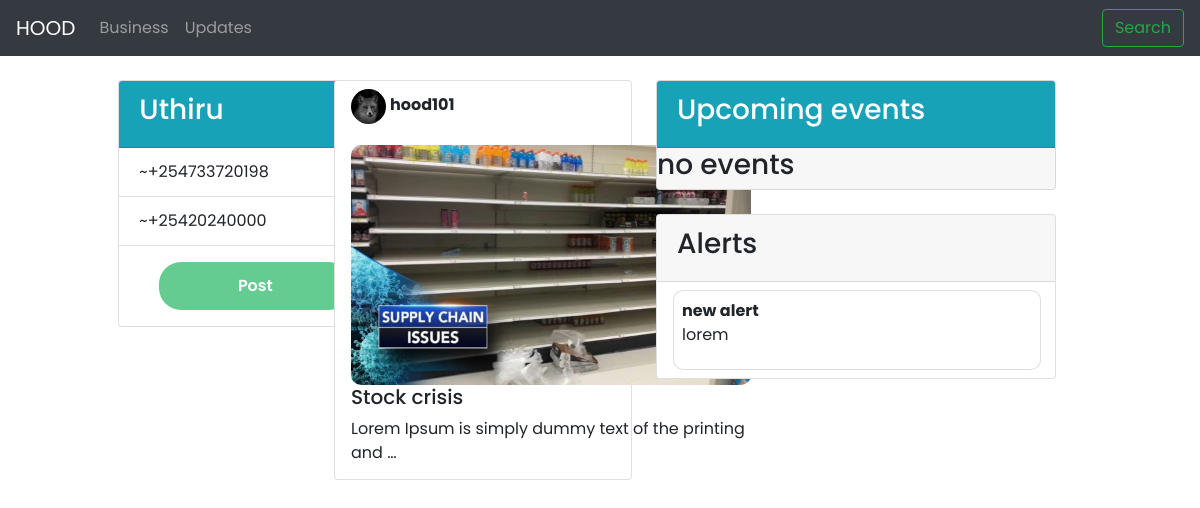
Page /updates/ (signed in) on the earlier database version.
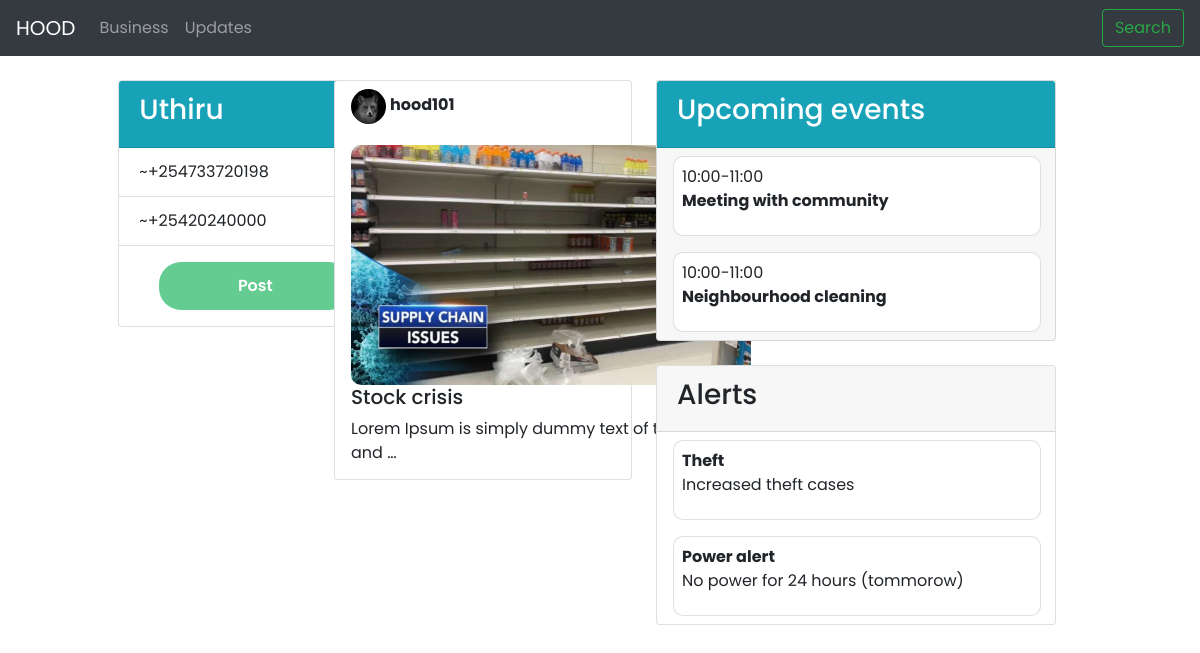
Same page on the later database version.
### hoodapp/models.py (models this page shows, shortened)
class Hood_update(models.Model):
    title = models.CharField(max_length=100)
    description = models.TextField(max_length=1000,null=False, blank=False)
    author = models.ForeignKey(User,on_delete=models.CASCADE,blank=True,null=True)
    neighbourhood = models.ForeignKey(Neighbourhood,on_delete=models.CASCADE,blank=True,null=True)
    category = models.ForeignKey(Category,on_delete=models.CASCADE,null=False,blank=False)
    image = models.ImageField(default='business.jpg',upload_to='bizimages', blank=True)

class Profile(models.Model):
    user = models.OneToOneField(User, on_delete=models.CASCADE)
    phone_number = models.IntegerField(null=True, blank=True)
    bio = models.TextField(max_length=1500,null=True,blank=True)
    avatar = models.ImageField(default='avatar.jpg',upload_to='profiles')
    neighbourhood = models.ForeignKey(Neighbourhood,on_delete=models.CASCADE,blank=True,null=True)
    location = models.ForeignKey(Location, on_delete=models.CASCADE, blank=True,null=True)

### hoodapp/views.py (the view, shortened to what this page needs)
# urls.py: path('updates/',views.Updates_view,name='updates'),
def Updates_view(request):
    stories = Hood_update.objects.filter(category__category_name='Announcements',
        neighbourhood=request.user.profile.neighbourhood)
    alerts = Hood_update.objects.filter(category__category_name='Alerts',
        neighbourhood=request.user.profile.neighbourhood)
    events = Hood_update.objects.filter(category__category_name='Events',
    neighbourhood=request.user.profile.neighbourhood)
    neibdetails = Neighbourhood.objects.get(
            name=request.user.profile.neighbourhood)
    categories = Category.objects.all()
    context = {
        'stories': stories,
        'alerts': alerts,
        'events': events,
        'neibdetails': neibdetails,
        'categories': categories
        }
    return render(request, 'hood/updates.html',context)

### hoodapp/models.py (called while the page is built)
    def __str__(self):
        return self.name

### hoodapp/templates/hood/updates.html (shortened to what this page needs)
{% extends 'hood/layout.html' %}
{% block content%}
<div class="container-fluid" id="main">
  <div class="row px-1 py-4">
    <div class="col-md-1">
    </div>
    <div class="col-md-2">
      <div class="card" style="width: 18rem;">
        <div class="card-header bg-info">
          <h3 class="text-white w-bold">{{neibdetails.name}}</h3>
        </div>
        <ul class="list-group list-group-flush">
          <li class="list-group-item">~{{neibdetails.hospital_num}}</li>
          <li class="list-group-item">~{{neibdetails.police_num}}</li>
        </ul>
          <a href="" class="px-4 py-3" data-bs-toggle="modal" data-bs-target="#post">
            <button class="btn22" type="submit">
              Post</button>
          </a>
      </div>
     </div>
     <div class="col-md-3 card" id="cardstory">
      <div class="row">
        {% for story in stories %}
        <div>
         <div class="str">
          <div class="author d-flex py-2 px-3">
          <img class="authorimg" src="{{story.author.profile.avatar.url}}" alt="">
          <p class="px-1 py-1">
            <strong>{{story.author.username}}</strong>
          </p>
          </div>
         </div>
         <div class="storysec px-3">
          <img src="{{story.image.url}}" alt="" srcset="">
          <h5>{{story.title}}</h5>
          <p>{{story.description | truncatewords:10}}</p>
         </div>
        </div>
        {% empty %}
        <div>
          <h3>no announcements</h3>
        </div>
        {% endfor %}
      </div>
     </div>
     <div class="col-md-3 px-4">
      <div class="card" style="width: 25rem;background-color: #F7F7F7;">
        <div class="card-header bg-info">
          <h3 class="text-white w-bold">Upcoming events</h3>
        </div>
        {% for event in events %}
        <div class="events px-3 py-2">
          <div class="card" id="event">
            <div class="div px-2 py-2">
              <span>
                10:00-11:00
              </span>
              <p>
                <strong>{{event.description}}</strong>
              </p>
            </div>
          </div>
        </div>
        {% empty %}
        <div>
          <h3>no events</h3>
        </div>
        {% endfor %}
      </div>
        <div class="py-4">
        <div class="card" style="width: 25rem;">
          <div class="card-header">
          <h3>Alerts</h3>
          </div>
          {% for alert in alerts %}
          <div class="events px-3 py-2">
            <div class="card" id="event">
              <div class="div px-2 py-2">
                <span>
                  <strong>{{alert.title}}</strong>
                </span>
                <p>
                  {{alert.description | truncatewords:6}}
                </p>
              </div>
            </div>
          </div>
          {% empty %}
          <div>
            <h3>no alerts</h3>
          </div>
          {% endfor %}
        </div>
      </div>
     </div>
  </div>
</div>
{% endblock %}

Differences in the rows shown:
added Hood_update: description "Meeting with community", shown under "Upcoming events"
added Hood_update: description "Neighbourhood cleaning", shown under "Upcoming events"
changed Hood_update: title "new alert" → "Theft"; description "lorem" → "Increased theft cases"
added Hood_update: title "Power alert", description "No power for 24 hours (tommorow)", shown under "Alerts"
Other differences:
text no longer shown: "no events"
